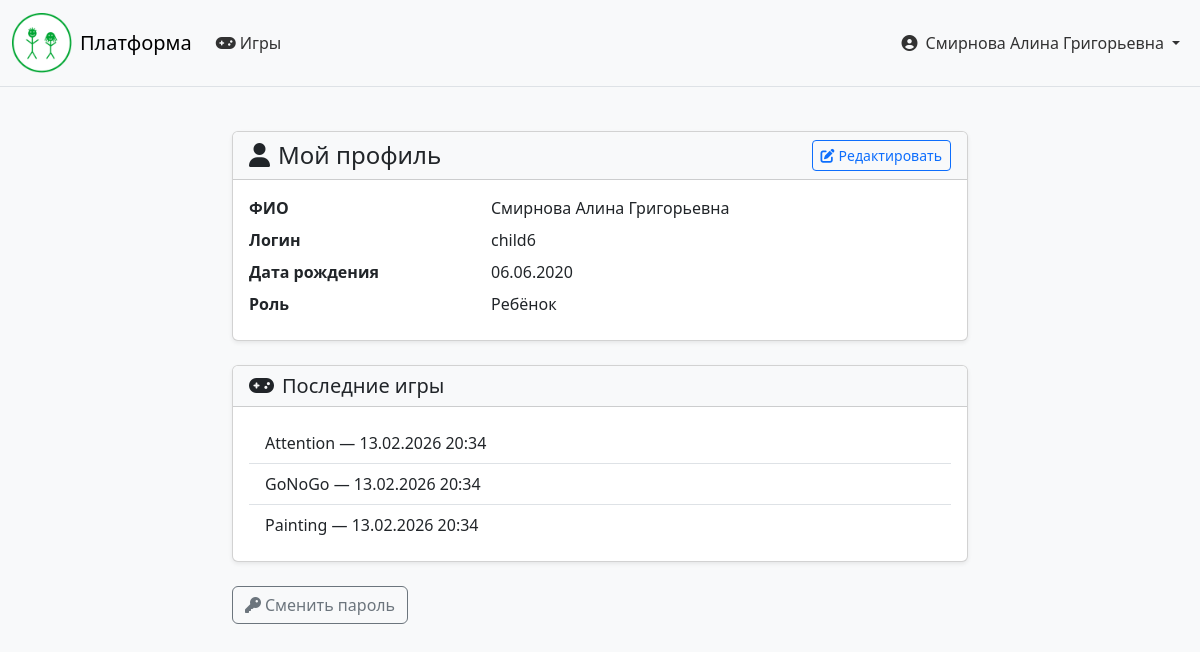
Page /profile/ (signed in) on the committed database.
### accounts/models.py (models this page shows, shortened)
class CUsers(models.Model):
    username = models.CharField('логин', max_length=150, unique=True)
    name = models.CharField('фио', max_length=150)
    date_of_b = models.DateField('дата рождения')
    role = models.CharField(max_length=20, choices=[
        ('admin', 'Администратор'),
        ('doctor', 'Врач'),
        ('parent', 'Родитель'),
        ('child', 'Ребёнок'),
    ], default='child')
    password = models.CharField('пароль', max_length=150)
    is_auth = models.BooleanField(default=False)
    created_at = models.DateTimeField(auto_now_add=True)
    children = models.ManyToManyField(
        'self',
        symmetrical=False,
        related_name='parents',
        blank=True
    )
    patients = models.ManyToManyField(
        'self',
        symmetrical=False,
        related_name='doctors',
        blank=True,
        limit_choices_to={'role': 'child'}
    )
    connection_code = models.CharField(max_length=10, blank=True, null=True, unique=True)
    code_expires = models.DateTimeField(blank=True, null=True)
    class Meta:
        verbose_name = 'Пользователь'
        verbose_name_plural = 'Пользователи'

class GameResult(models.Model):
    user = models.ForeignKey(CUsers, on_delete=models.CASCADE, related_name='game_results')
    session = models.ForeignKey(GameSession, on_delete=models.CASCADE, null=True, blank=True, related_name='results')
    game_type = models.CharField(max_length=20, choices=[
        ('Painting', 'Раскраска'),
        ('Dialog', 'Эмоциональный диалог'),
        ('Choice', 'Эмоциональные сценарии'),
        ('Memory', 'Память'),
        ('Puzzle', 'Головоломка'),
        ('Sequence', 'Последовательность'),
        ('EmotionFace', 'Узнай эмоцию'),
        ('Attention', 'Внимание'),
        ('GoNoGo', 'Стоп-игра'),
        ('Sort', 'Сортировка'),
        ('Pattern', 'Паттерн'),
        ('EmotionMatch', 'Эмоция и ситуация'),
    ])
    joy = models.IntegerField(default=0)      # радость
    sorrow = models.IntegerField(default=0)    # грусть
    love = models.IntegerField(default=0)      # любовь
    anger = models.IntegerField(default=0)      # гнев
    boredom = models.IntegerField(default=0)    # скука
    happiness = models.IntegerField(default=0)  # счастье
    reaction_time = models.FloatField(null=True, blank=True)  # среднее время реакции в мс
    reaction_times = models.JSONField(default=list)  # все времена реакций для анализа вариабельности
    mistakes = models.IntegerField(default=0)  # количество ошибок
    mistake_types = models.JSONField(default=dict)  # типы ошибок {'attention': 2, 'inhibition': 1}
    hints_used = models.IntegerField(default=0)  # использование подсказок
    hint_timing = models.JSONField(default=list)  # когда запрашивал подсказки
    strategy_type = models.CharField(max_length=50, null=True, blank=True)  # систематический/импульсивный/адаптивный
    accuracy = models.FloatField(default=0.0)  # точность (0-1)
    performance_metrics = models.JSONField(default=dict)  # дополнительные метрики
    fuzzy_analysis = models.JSONField(default=dict)  # результаты нечёткой классификации
    drawing_data = models.JSONField(null=True, blank=True)  # данные о рисунке (цвета, области)
    final_image = models.ImageField(upload_to='drawings/', null=True, blank=True)
    dialog_answers = models.JSONField(null=True, blank=True)
    choices = models.JSONField(null=True, blank=True)
    date = models.DateTimeField(auto_now_add=True)
    class Meta:
        verbose_name = "Результат игры"
        verbose_name_plural = "Результаты игр"
        ordering = ['-date']

### accounts/views.py (the view)
# urls.py: path('profile/', views.profile_view, name='profile'),
def profile_view(request):
    user_id = request.session.get('user_id')
    if not user_id:
        return redirect('login')
    user = get_object_or_404(CUsers, id=user_id)
    context = {'user': user}
    if user.role == 'doctor':
        try:
            context['license'] = user.license
        except DoctorLicense.DoesNotExist:
            context['license'] = None
    elif user.role == 'parent':
        context['children'] = user.children.all()
    elif user.role == 'child':
        context['game_results'] = GameResult.objects.filter(user=user)[:10]
        context['parents'] = user.parents.all()
    return render(request, 'profile.html', context)

### accounts/templates/profile.html (shortened to what this page needs)
{% extends 'base.html' %}
{% load static %}
{% block content %}
<div class="container mt-4">
    <div class="row">
        <div class="col-lg-8 mx-auto">
            <div class="card shadow-sm">
                <div class="card-header bg-light d-flex justify-content-between align-items-center">
                    <h4 class="mb-0"><i class="fas fa-user me-2"></i>Мой профиль</h4>
                    <a href="{% url 'profile_edit' %}" class="btn btn-outline-primary btn-sm">
                        <i class="fas fa-edit me-1"></i>Редактировать
                    </a>
                </div>
                <div class="card-body">
                    <dl class="row mb-0">
                        <dt class="col-sm-4">ФИО</dt>
                        <dd class="col-sm-8">{{ user.name }}</dd>
                        <dt class="col-sm-4">Логин</dt>
                        <dd class="col-sm-8">{{ user.username }}</dd>
                        <dt class="col-sm-4">Дата рождения</dt>
                        <dd class="col-sm-8">{{ user.date_of_b|date:"d.m.Y" }}</dd>
                        <dt class="col-sm-4">Роль</dt>
                        <dd class="col-sm-8">{{ user.get_role_display }}</dd>
                    </dl>
                </div>
            </div>
            {% if user.role == 'child' %}
            <div class="card shadow-sm mt-4">
                <div class="card-header bg-light">
                    <h5 class="mb-0"><i class="fas fa-gamepad me-2"></i>Последние игры</h5>
                </div>
                <div class="card-body">
                    {% if game_results %}
                    <ul class="list-group list-group-flush">
                        {% for result in game_results %}
                        <li class="list-group-item">
                            {{ result.game_type }} — {{ result.date|date:"d.m.Y H:i" }}
                        </li>
                        {% endfor %}
                    </ul>
                    {% else %}
                    <p class="text-muted mb-0">Пока нет сыгранных игр.</p>
                    {% endif %}
                </div>
            </div>
            {% endif %}
            <div class="mt-4">
                <a href="{% url 'change_password' %}" class="btn btn-outline-secondary">
                    <i class="fas fa-key me-1"></i>Сменить пароль
                </a>
            </div>
        </div>
    </div>
</div>
{% endblock %}

### accounts/templates/base.html (shortened to what this page needs)
{% load static %}
<!DOCTYPE html>
<html lang="ru">
<head>
    <link href="https://cdn.jsdelivr.net/npm/bootstrap@5.3.2/dist/css/bootstrap.min.css" rel="stylesheet">
    <link rel="stylesheet" href="https://cdnjs.cloudflare.com/ajax/libs/font-awesome/6.5.1/css/all.min.css">
</head>
<body>
    <nav class="navbar navbar-expand-lg navbar-light bg-light border-bottom sticky-top">
        <div class="container-fluid">
            <a class="navbar-brand d-flex align-items-center" href="{% url 'home' %}">
                <img src="{% static 'img/logo.png' %}" alt="Логотип" class="me-2" onerror="this.style.display='none'">
                <span>Платформа</span>
            </a>
            <div class="collapse navbar-collapse" id="navbarNav">
                <ul class="navbar-nav me-auto">
                    {% if request.session.user_role == 'admin' %}
                    <li class="nav-item"><a class="nav-link" href="{% url 'admin_dashboard' %}"><i class="fas fa-tachometer-alt me-1"></i>Панель</a></li>
                    <li class="nav-item"><a class="nav-link" href="{% url 'admin_verify_licenses' %}"><i class="fas fa-id-card me-1"></i>Лицензии</a></li>
                    <li class="nav-item"><a class="nav-link" href="{% url 'admin_bulk_assign' %}"><i class="fas fa-users me-1"></i>Назначения</a></li>
                    {% elif request.session.user_role == 'doctor' %}
                    <li class="nav-item"><a class="nav-link" href="{% url 'doctor_dashboard' %}"><i class="fas fa-tachometer-alt me-1"></i>Панель</a></li>
                    <li class="nav-item"><a class="nav-link" href="{% url 'profile' %}"><i class="fas fa-user me-1"></i>Профиль</a></li>
                    {% elif request.session.user_role == 'parent' and request.session.user_id %}
                    <li class="nav-item"><a class="nav-link" href="{% url 'parent_dashboard' request.session.user_id %}"><i class="fas fa-home me-1"></i>Мои дети</a></li>
                    <li class="nav-item"><a class="nav-link" href="{% url 'profile' %}"><i class="fas fa-user me-1"></i>Профиль</a></li>
                    {% elif request.session.user_role == 'child' and request.session.user_id %}
                    <li class="nav-item"><a class="nav-link" href="{% url 'game_dashboard' request.session.user_id %}"><i class="fas fa-gamepad me-1"></i>Игры</a></li>
                    {% else %}
                    <li class="nav-item"><a class="nav-link" href="{% url 'home' %}"><i class="fas fa-home me-1"></i>Главная</a></li>
                    <li class="nav-item"><a class="nav-link" href="{% url 'register_choice' %}"><i class="fas fa-user-plus me-1"></i>Регистрация</a></li>
                    {% endif %}
                </ul>
                <ul class="navbar-nav">
                    {% if request.session.user_name %}
                    <li class="nav-item dropdown">
                        <a class="nav-link dropdown-toggle d-flex align-items-center" href="#" id="userDropdown" role="button" data-bs-toggle="dropdown" aria-expanded="false">
                            <i class="fas fa-user-circle me-2"></i>
                            <span class="d-none d-md-inline">{{ request.session.user_name }}</span>
                        </a>
                    </li>
                    {% else %}
                    <li class="nav-item"><a class="nav-link" href="{% url 'login' %}"><i class="fas fa-sign-in-alt me-1"></i>Вход</a></li>
                    {% endif %}
                </ul>
            </div>
        </div>
    </nav>
    <main {% block main_attr %}class="main-default"{% endblock %}>
        <div class="main-content">
            {% block content %}
            {% endblock %}
        </div>
    </main>
</body>
</html>

### accounts/templates/base.html (style rules this page uses)
html, body { height: 100%; margin: 0; display: flex; flex-direction: column; }
body { font-family: 'Muller', system-ui, sans-serif; background-color: #f8f9fa; color: #343a40; }
main { flex: 1; display: flex; flex-direction: column; padding: 0; }
main .main-content { flex: 1; width: 100%; max-width: 1200px; margin: 0 auto; padding: 20px; }
.navbar-brand img { max-height: 60px; }
.nav-link { color: rgba(0,0,0,0.8) !important; }
.dropdown-toggle::after { margin-left: 0.5em; }

### rows in the picture
CUsers: session.user_name "Смирнова Алина Григорьевна", name "Смирнова Алина Григорьевна", username "child6", date_of_b "06.06.2020", role "Ребёнок"
GameResult: game_type "Attention", date "13.02.2026 20:34"
GameResult: game_type "GoNoGo", date "13.02.2026 20:34"
GameResult: game_type "Painting", date "13.02.2026 20:34"
